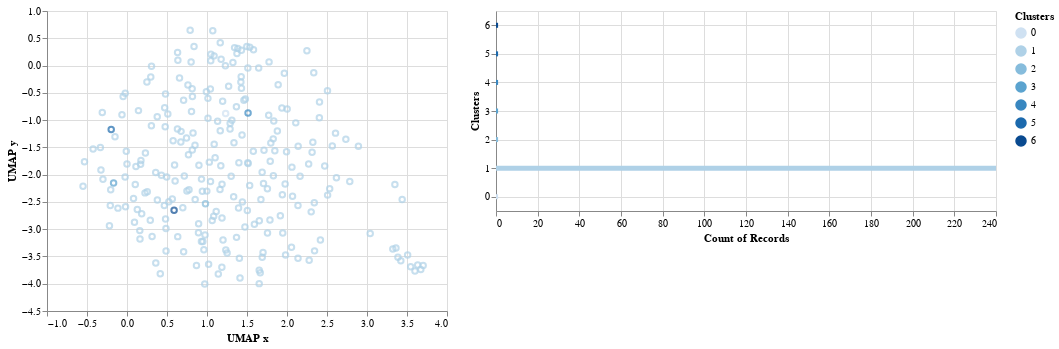

Source (notebook cell):
### Markdown cell above
### Create histogram plot of ontologies:
**Thoughts:**
 - Altair does seem to be one of the easier plotting systems to select data
 - Altair does not output the indicies of the ROI without an API that may be out there...
 - I can 'transform' the data using:
  - Density Transform | create a vector of all of the ontologies, show a density plot of these ontologies
  -

### Code cell
# Create the base chart:
hist_base = alt.Chart(vis_data).mark_bar().encode(
    x = 'count()',
    y = 'Clusters',
    color = 'Clusters'
).properties(
    width = 500,
    height = 200
).transform_filter(
    ROI
)

# Filter by interaction:
# hist = hist_base.encode()


# Display for dev purposes:
scatter | hist_base

### Figure 1 — Vega-Lite specification as saved in the notebook (floating-point values rounded to 4 significant figures; data arrays with more than 128 entries replaced by an {"elided": "..."} marker saying what was removed)
{"config": {"view": {"continuousWidth": 400, "continuousHeight": 300}}, "hconcat": [{"mark": "point", "encoding": {"color": {"type": "quantitative", "field": "Clusters"}, "x": {"type": "quantitative", "field": "UMAP x", "scale": {"zero": false}}, "y": {"type": "quantitative", "field": "UMAP y", "scale": {"zero": false}}}, "selection": {"selector001": {"type": "interval"}}}, {"mark": "bar", "encoding": {"color": {"type": "quantitative", "field": "Clusters"}, "x": {"type": "quantitative", "aggregate": "count"}, "y": {"type": "quantitative", "field": "Clusters"}}, "height": 200, "transform": [{"filter": {"selection": "selector001"}}], "width": 500}], "data": {"name": "data-8d5754dc553b14422ec8ad313c18d410"}, "$schema": "https://vega.github.io/schema/vega-lite/v4.8.1.json", "datasets": {"data-8d5754dc553b14422ec8ad313c18d410": {"elided": "246 records"}}}
